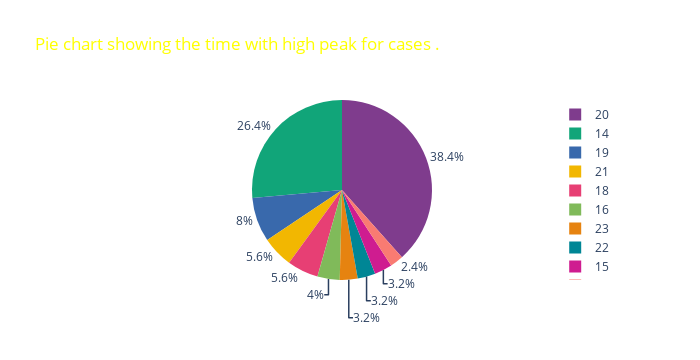

Source (notebook cell):
### Code cell
fig_pie5 = px.pie(time_vv, values = 'Total number', names='Time',
                     title = '<span style="color:yellow">Pie chart showing the time with high peak for cases .</span>',width= 700,color_discrete_sequence=px.colors.qualitative.Bold)
fig_pie5.update_traces(textposition = "outside", hoverinfo = 'value' )
fig_pie5.show()

### Figure 1 — Plotly figure (JSON) as saved in the notebook; plotly's stock layout.template omitted (floating-point values rounded to 4 significant figures)
{"data": [{"domain": {"x": [0, 1], "y": [0, 1]}, "hoverinfo": "value", "hovertemplate": "Time=%{label}<br>Total number=%{value}<extra></extra>", "labels": [23, 22, 21, 20, 19, 18, 17, 16, 15, 14], "legendgroup": "", "name": "", "showlegend": true, "textposition": "outside", "type": "pie", "values": [4, 4, 7, 48, 10, 7, 3, 5, 4, 33]}], "layout": {"height": 360, "legend": {"tracegroupgap": 0}, "piecolorway": ["rgb(127, 60, 141)", "rgb(17, 165, 121)", "rgb(57, 105, 172)", "rgb(242, 183, 1)", "rgb(231, 63, 116)", "rgb(128, 186, 90)", "rgb(230, 131, 16)", "rgb(0, 134, 149)", "rgb(207, 28, 144)", "rgb(249, 123, 114)", "rgb(165, 170, 153)"], "title": {"text": "<span style=\"color:yellow\">Pie chart showing the time with high peak for cases .</span>"}, "width": 700}}
